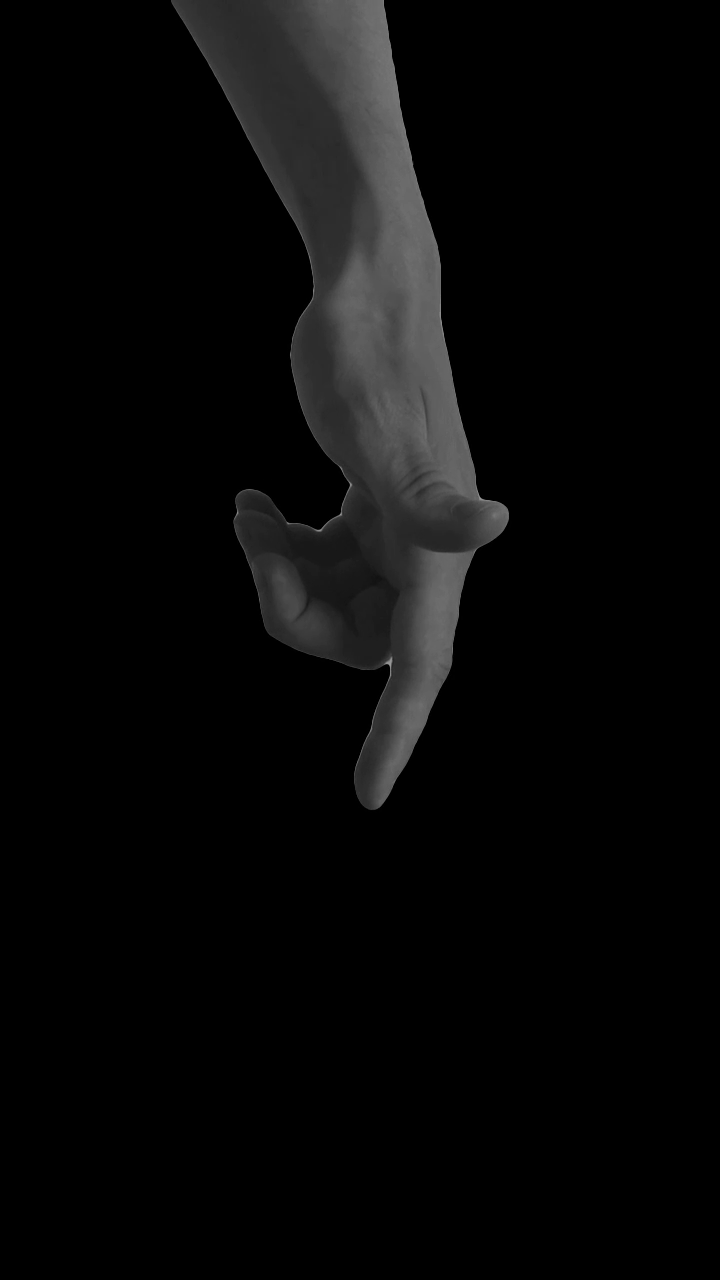
#> input picture image.png, 720 x 1280 px
$ python filter_test.py
#> lines starting #> are read from the running program, lines starting #| are printed output that depends on the picture; after the words box and inside, x2 and y2 are one past the last pixel; in counts of white or black regions, pixels touching at a corner belong together
#> further down, img is the input picture: shape (1280, 720, 3); min 0, max 152, mean 8.5
from PIL import Image, ImageDraw
import numpy as np
import matplotlib.pyplot as plt
import cv2

def get_mask(img, bg_color = [0,0,0]):
    black_pixels_mask = np.all(img == bg_color, axis=-1)
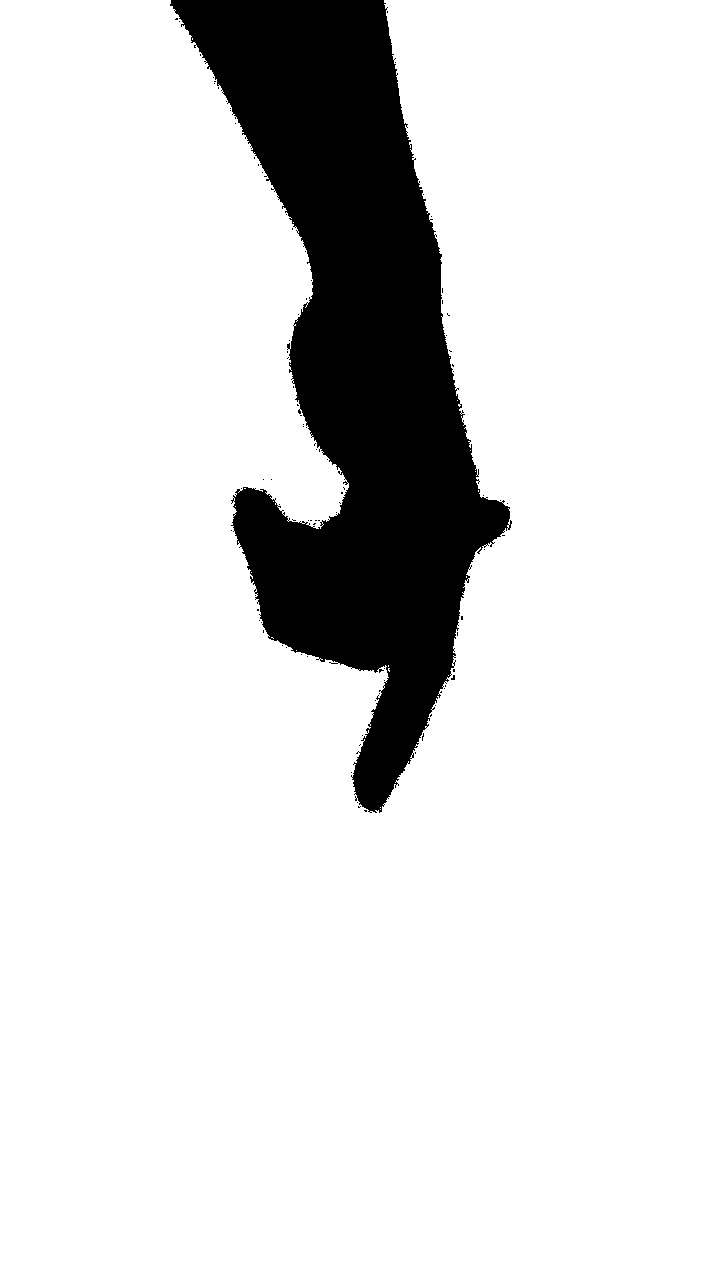
#> black_pixels_mask: shape (1280, 720) bool; 86.8% white; 94 black regions (93 under 20 px), largest, box (x1, y1, x2, y2) and area: (170, 0, 512, 813) 121276
    other_pixels = ~black_pixels_mask
    img[black_pixels_mask] = [0, 0, 0]
    img[other_pixels] = [255,255,255]

    kernel = np.ones((20,20), np.uint8)
    dilation = cv2.dilate(img,kernel,iterations = 1)
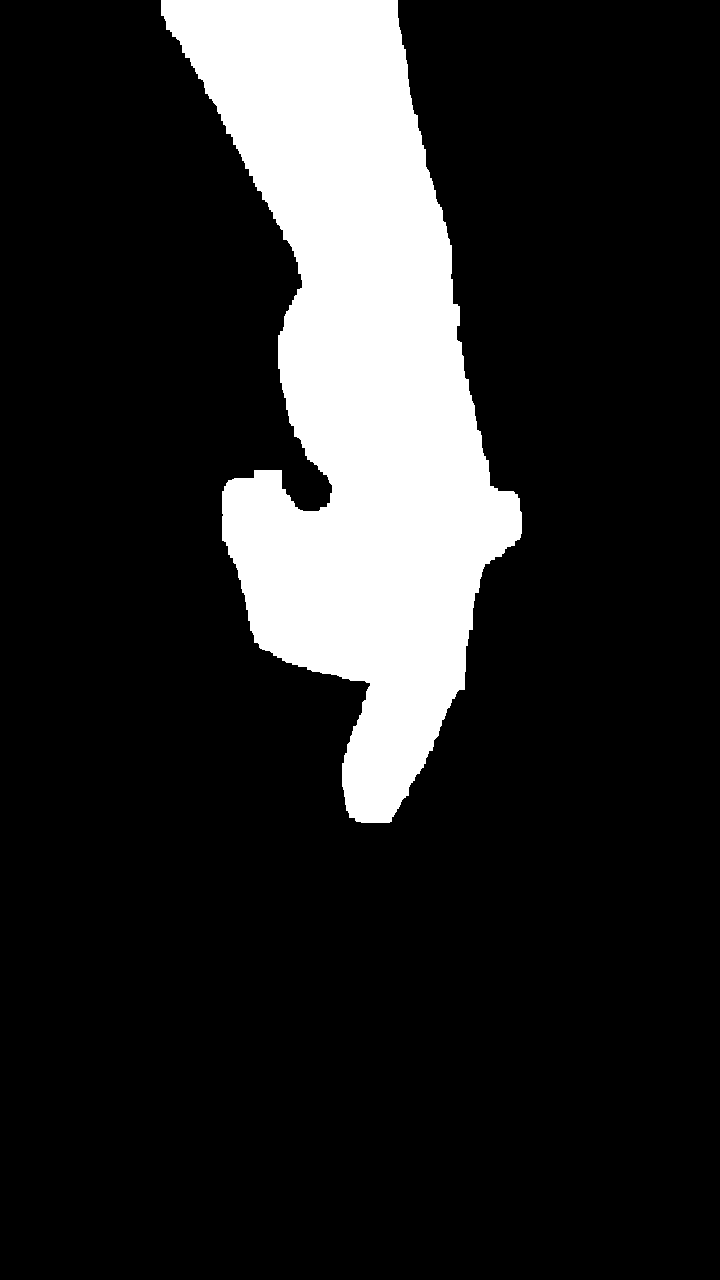
#> dilation: shape (1280, 720, 3); 16.1% white; 1 white region, box (x1, y1, x2, y2) and area: (161, 0, 522, 823) 148332
    mask_blur = cv2.GaussianBlur(dilation, (101, 101), 0)
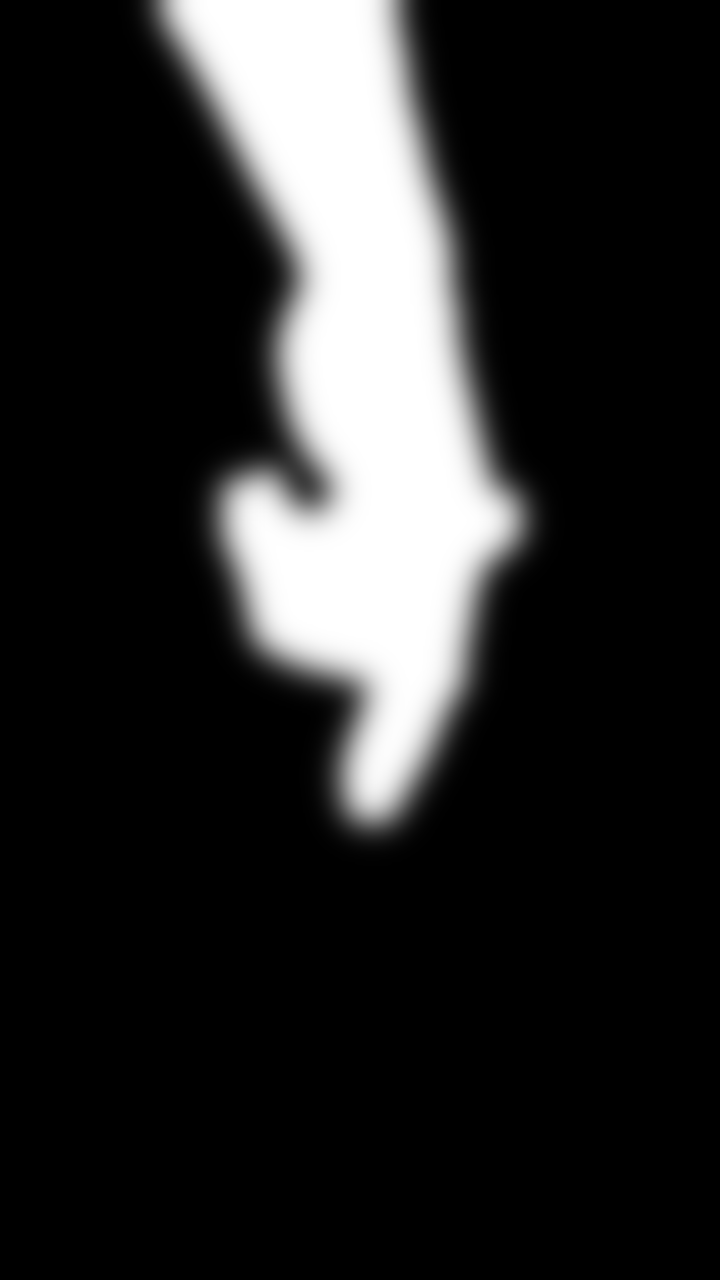
#> mask_blur: shape (1280, 720, 3); min 0, max 255, mean 41
    mask_blur[other_pixels] = [255,255,255]
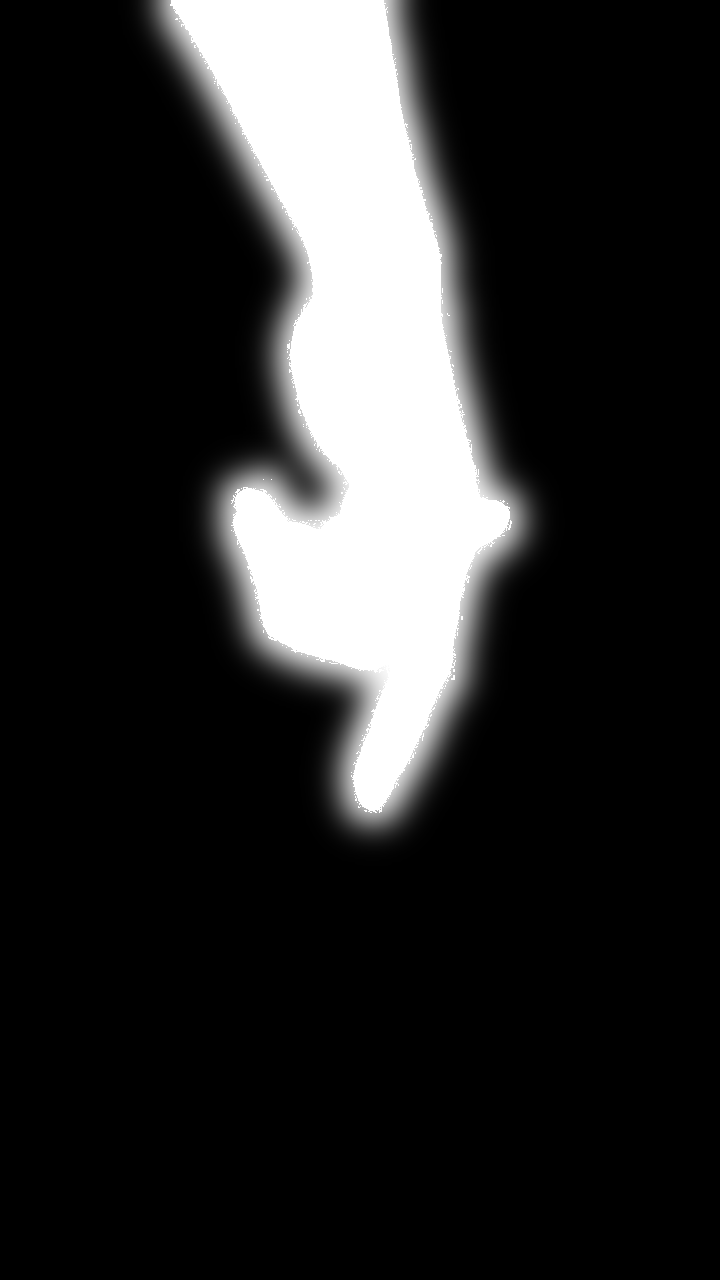
#> mask_blur: shape (1280, 720, 3); 6.07% of pixels changed, all inside (x1, y1, x2, y2) = (170, 0, 512, 813)
    return mask_blur

img = np.array(Image.open('image.png'))
mask = get_mask(img)

plt.figure()
plt.imshow(mask)
plt.show()  # display it
